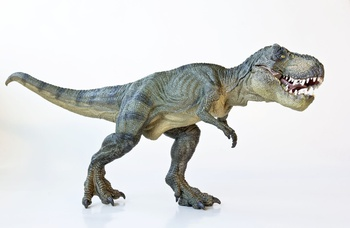
#> input picture Manipulating-Pixels/sample.jpg, 350 x 228 px
$ python pixels.py --image sample.jpg
#> lines starting #> are read from the running program, lines starting #| are printed output that depends on the picture; after the words box and inside, x2 and y2 are one past the last pixel; in counts of white or black regions, pixels touching at a corner belong together
# USAGE
# python getting_and_setting.py --image ../images/trex.png

# Import the necessary packages
from __future__ import print_function
import argparse
import cv2

# Construct the argument parser and parse the arguments
ap = argparse.ArgumentParser()
ap.add_argument("-i", "--image", required = True,
	help = "Path to the image")
args = vars(ap.parse_args())

# Load the image and show it
image = cv2.imread(args["image"])
#> image is the input picture: shape (228, 350, 3); mean B, G, R 216.4, 216.9, 215.4
cv2.imshow("Original", image)

(b, g, r) = image[0, 0]
#> b = 254; g = 254; r = 254
print("Pixel at (0, 0) - Red: {}, Green: {}, Blue: {}".format(r, g, b))
#| Pixel at (0, 0) - Red: 254, Green: 254, Blue: 254

image[0, 0] = (0, 0, 255)
#> image: shape (228, 350, 3); under 0.01% of pixels changed, all inside (x1, y1, x2, y2) = (0, 0, 1, 1)
(b, g, r) = image[0, 0]
#> b = 0; g = 0; r = 255
print("Pixel at (0, 0) - Red: {}, Green: {}, Blue: {}".format(r, g, b))
#| Pixel at (0, 0) - Red: 255, Green: 0, Blue: 0

corner = image[0:100, 0:100]
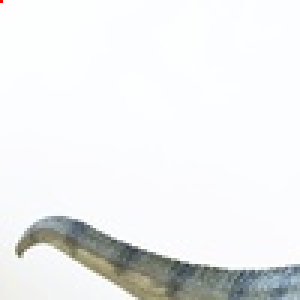
#> corner: shape (100, 100, 3) (shown 3 times larger); mean B, G, R 238.4, 238.1, 236.7
cv2.imshow("Corner", corner)

width = image.shape[1]
#> width = 350
height = image.shape[0]
#> height = 228

image[0:10, 0:width] = (0, 80, 255)
image[height-10:height, 0:width] = (0, 80, 255)
image[0:height, 0:10 ] = (0, 80, 255)
image[0:height, width-10:width] = (0, 80, 255)
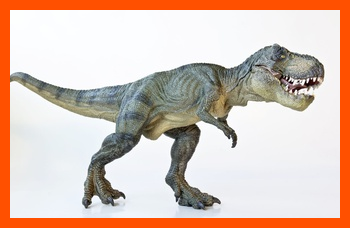
#> image: shape (228, 350, 3); mean B, G, R 182.1, 194.1, 217.2

# Show the updated image
cv2.imshow("Updated", image)
#newname = args[image]
cv2.imwrite(args["image"].replace(".","")+"-border.jpg",image)
cv2.waitKey(0)
